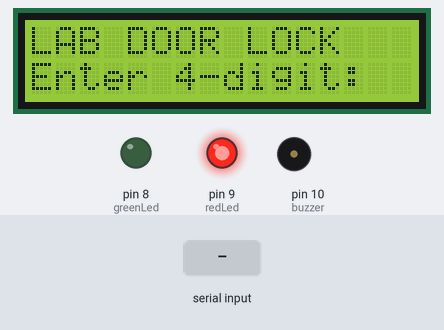
Simulated run of this sketch. Board: Arduino Uno, built with avr-gcc and run on an emulated ATmega328P. Parts: 16×2 character LCD, output pins drawn as LEDs (lit = HIGH), buzzer (waves = sounding, pin HIGH). The test bench sets the inputs (shaded band). What the sketch prints to the serial monitor is not drawn.

Above: at 1.2 s.
1.3 s: "90,45\n" received over Serial
At 3.1 s:
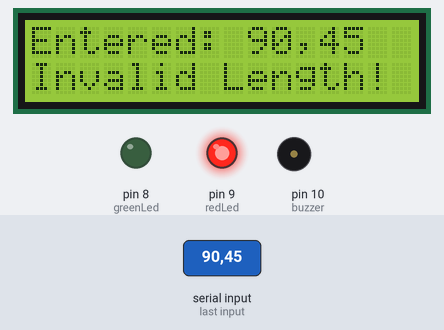
3.6 s: "30,150\n" received over Serial
At 4.71 s:
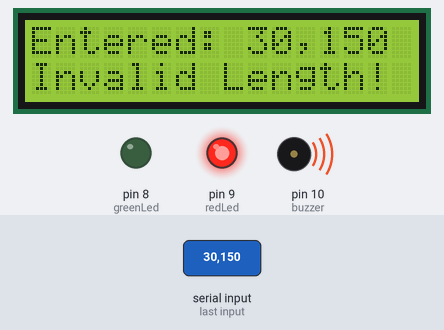
Timing chart, 0 to 7.1 s (numbered marks = the images above; inputs shaded):
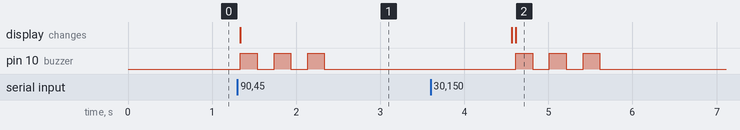

The sketch:

DOOR_Lock.ino
```cpp
#include <Wire.h>
#include <LiquidCrystal_I2C.h>

// I2C LCD address — most common are 0x27 or 0x3F
LiquidCrystal_I2C lcd(0x3F, 16, 2);

int correctCode = 1234;
const int greenLed = 8;
const int redLed = 9;
const int buzzer = 10;   // 🔔 Buzzer connected to digital pin 10

String inputCode = "";

void setup() {
  Serial.begin(9600);
  pinMode(greenLed, OUTPUT);
  pinMode(redLed, OUTPUT);
  pinMode(buzzer, OUTPUT);

  digitalWrite(greenLed, LOW);
  digitalWrite(redLed, HIGH);
  digitalWrite(buzzer, LOW);

  // Initialize I2C LCD
  lcd.init();
  lcd.backlight();
  lcd.setCursor(0, 0);
  lcd.print("LAB DOOR LOCK");
  lcd.setCursor(0, 1);
  lcd.print("Enter 4-digit:");

  Serial.println("=== LAB DOOR SECURITY SYSTEM ===");
  Serial.println("Enter 4-digit passcode:");
  Serial.print("> ");
}

void loop() {
  if (Serial.available()) {
    inputCode = Serial.readStringUntil('\n');
    inputCode.trim();

    lcd.clear();
    lcd.print("Entered: ");
    lcd.print(inputCode);

    // Validate input length
    if (inputCode.length() != 4) {
      Serial.println("\n❌ Passcode must be exactly 4 digits!");
      lcd.setCursor(0, 1);
      lcd.print("Invalid Length!");
      buzzError();
      delay(2000);
      resetSystem();
      return;
    }

    // Validate all digits
    for (int i = 0; i < 4; i++) {
      if (!isDigit(inputCode.charAt(i))) {
        Serial.println("\n❌ Invalid Input! Only digits allowed.");
        lcd.setCursor(0, 1);
        lcd.print("Invalid Input!");
        buzzError();
        delay(2000);
        resetSystem();
        return;
      }
    }

    int entered = inputCode.toInt();
    Serial.print("You entered: ");
    Serial.println(inputCode);

    lcd.clear();
    lcd.print("Code: ");
    lcd.print(inputCode);
    lcd.setCursor(0, 1);

    if (entered == correctCode) {
      Serial.println("✅ Access Granted!");
      lcd.print("ACCESS GRANTED");
      digitalWrite(greenLed, HIGH);
      digitalWrite(redLed, LOW);
    } else {
      Serial.println("❌ Wrong Code!");
      lcd.print("ACCESS DENIED");
      digitalWrite(greenLed, LOW);
      digitalWrite(redLed, HIGH);
      buzzError();
    }

    delay(3000);
    resetSystem();
  }
}

void resetSystem() {
  inputCode = "";
  digitalWrite(greenLed, LOW);
  digitalWrite(redLed, HIGH);
  digitalWrite(buzzer, LOW);

  lcd.clear();
  lcd.setCursor(0, 0);
  lcd.print("LAB DOOR LOCK");
  lcd.setCursor(0, 1);
  lcd.print("Enter 4-digit:");

  Serial.println();
  Serial.println("=== Lab Door Locked ===");
  Serial.println("Enter 4-digit passcode:");
  Serial.print("> ");
}

// 🔔 Function to make buzzer sound for invalid or wrong codes
void buzzError() {
  for (int i = 0; i < 3; i++) {
    digitalWrite(buzzer, HIGH);
    delay(200);
    digitalWrite(buzzer, LOW);
    delay(200);
  }
}
```

Measured:
- after the input at 1.3 s, pin 10 (buzzer): alternates HIGH for 0.20 s and LOW for 0.20 s, 6 changes in all, then stays LOW, starting at once; the display: changes at once (image 1)
- after the input at 3.6 s, pin 10 (buzzer): alternates HIGH for 0.20 s and LOW for 0.20 s, 6 changes in all, then stays LOW, starting after 1.0 s; the display: first differs from a run without the input after 1.0 s (image 2)
